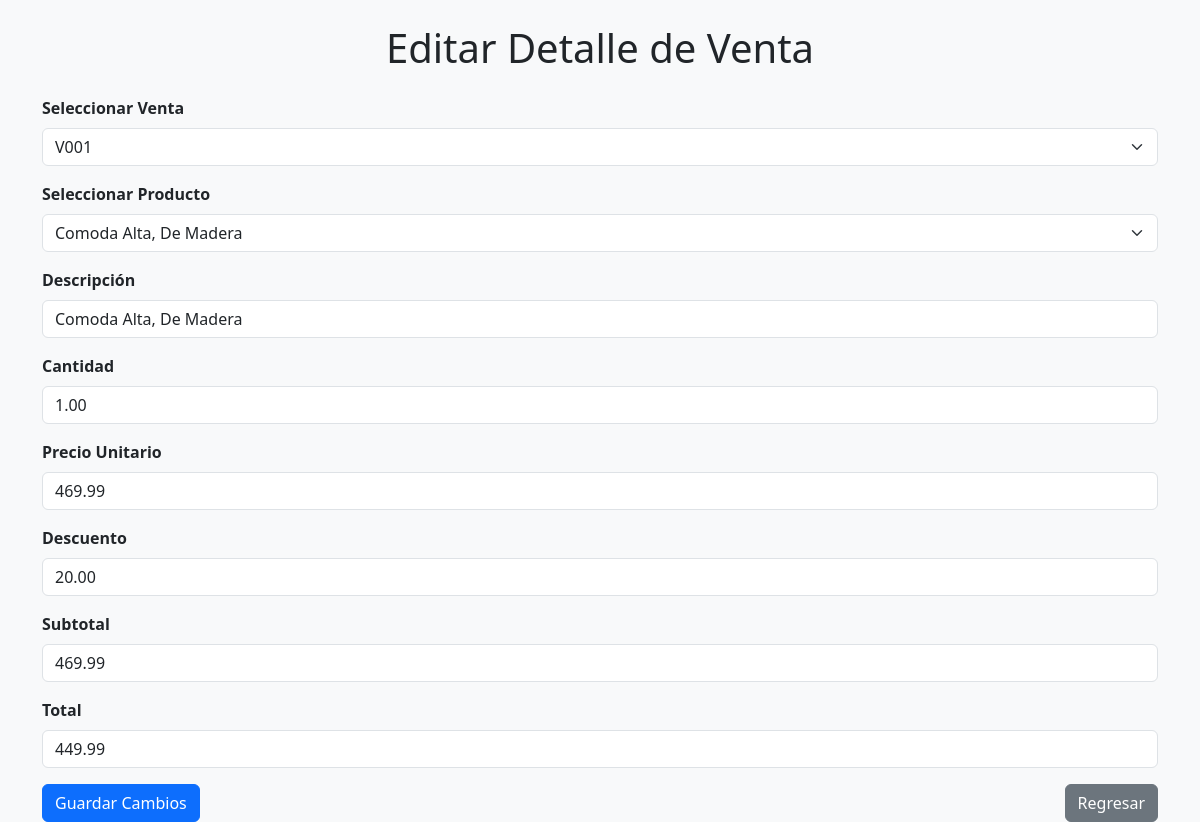
Page /admin/sistema_ventas/detalle_venta/Vista_Editar.php?detalle_id=1 on the committed database.
### tables this page shows
CREATE TABLE `detalle_venta` (
  `detalle_id` int(11) NOT NULL,
  `venta_id` int(11) NOT NULL,
  `producto_id` int(11) NOT NULL,
  `producto_nombre` varchar(100) DEFAULT NULL,
  `cantidad` decimal(10,2) DEFAULT NULL,
  `precio_unitario` decimal(10,2) DEFAULT NULL,
  `subtotal` decimal(10,2) DEFAULT NULL,
  `descuento` decimal(10,2) DEFAULT NULL,
  `total` decimal(10,2) DEFAULT NULL
);

CREATE TABLE `venta` (
  `venta_id` int(11) NOT NULL,
  `venta_codigo` varchar(200) NOT NULL,
  `venta_fecha` date NOT NULL,
  `venta_hora` varchar(17) DEFAULT NULL,
  `venta_total` decimal(10,2) DEFAULT NULL,
  `venta_pagado` decimal(10,2) DEFAULT NULL,
  `venta_cambio` decimal(10,2) DEFAULT NULL,
  `usuario_id` int(11) DEFAULT NULL,
  `cliente_id` int(11) DEFAULT NULL,
  `tipo` varchar(255) DEFAULT NULL
);

CREATE TABLE `producto` (
  `producto_id` int(11) NOT NULL,
  `producto_codigo` varchar(77) NOT NULL,
  `producto_nombre` varchar(100) NOT NULL,
  `producto_precio_compra` decimal(10,2) DEFAULT NULL,
  `producto_stock` int(11) DEFAULT NULL,
  `producto_precio_venta` decimal(10,2) DEFAULT NULL,
  `producto_marca` varchar(45) DEFAULT NULL,
  `producto_modelo` varchar(35) DEFAULT NULL,
  `producto_estado` varchar(50) DEFAULT NULL,
  `producto_foto` varchar(500) DEFAULT NULL,
  `servicio_id` int(11) DEFAULT NULL,
  `categoria_id` int(11) DEFAULT NULL,
  `producto_color` varchar(50) DEFAULT NULL,
  `fecha_ingreso` date DEFAULT NULL
);

### admin/sistema_ventas/detalle_venta/Vista_Editar.php (the view, shortened to what this page needs)
<?php
include "config/conexion.php";
$detalle_id = $_REQUEST['detalle_id'] ?? null;
if ($detalle_id) {
    $sql = "SELECT * FROM detalle_venta WHERE detalle_id = ?";
    $stmt = $conexion->prepare($sql);
    $stmt->bind_param("i", $detalle_id);
    $stmt->execute();
    $resultado = $stmt->get_result();
    $fila = $resultado->fetch_assoc();
    $ventas_query = "SELECT venta_id, venta_codigo FROM venta";
    $ventas_resultado = $conexion->query($ventas_query);
    $productos_query = "SELECT producto_id, producto_nombre FROM producto";
    $productos_resultado = $conexion->query($productos_query);
} else {
    echo "No se ha seleccionado ningún detalle.";
    exit;
}
?>
<!DOCTYPE html>
<html lang="es">
<head>
    <link href="https://cdn.jsdelivr.net/npm/bootstrap@5.3.3/dist/css/bootstrap.min.css" rel="stylesheet">
</head>
<body class="bg-light">
    <div class="container mt-4">
        <h1 class="text-center mb-4">Editar Detalle de Venta</h1>
        <form action="ActualizarDetalle.php" method="POST">
            <div class="mb-3">
                <label class="form-label fw-bold">Seleccionar Venta</label>
                <select class="form-select" name="venta_id" required>
                    <?php while ($venta = $ventas_resultado->fetch_assoc()) { ?>
                        <option value="<?php echo $venta['venta_id']; ?>" <?php if ($venta['venta_id'] == $fila['venta_id']) echo 'selected'; ?>>
                            <?php echo htmlspecialchars($venta['venta_codigo']); ?>
                        </option>
                    <?php } ?>
                </select>
            </div>
            <div class="mb-3">
                <label class="form-label fw-bold">Seleccionar Producto</label>
                <select class="form-select" id="producto_id" name="producto_id" required>
                    <?php while ($producto = $productos_resultado->fetch_assoc()) { ?>
                        <option value="<?php echo $producto['producto_id']; ?>" <?php if ($producto['producto_id'] == $fila['producto_id']) echo 'selected'; ?>>
                            <?php echo htmlspecialchars($producto['producto_nombre']); ?>
                        </option>
                    <?php } ?>
                </select>
            </div>
            <div class="mb-3">
                <label class="form-label fw-bold">Descripción</label>
                <input type="text" class="form-control" name="producto_nombre" value="<?php echo htmlspecialchars($fila['producto_nombre']); ?>" required>
            </div>
            <div class="mb-3">
                <label class="form-label fw-bold">Cantidad</label>
                <input type="number" class="form-control" id="cantidad" name="cantidad" value="<?php echo $fila['cantidad']; ?>" required oninput="calcularValores()">
            </div>
            <div class="mb-3">
                <label class="form-label fw-bold">Precio Unitario</label>
                <input type="number" class="form-control" id="precio_unitario" name="precio_unitario" value="<?php echo $fila['precio_unitario']; ?>" step="0.01" required oninput="calcularValores()">
            </div>
            <div class="mb-3">
                <label class="form-label fw-bold">Descuento</label>
                <input type="number" class="form-control" id="descuento" name="descuento" value="<?php echo $fila['descuento']; ?>" step="0.01" oninput="calcularValores()">
            </div>
            <div class="mb-3">
                <label class="form-label fw-bold">Subtotal</label>
                <input type="number" class="form-control" id="subtotal" name="subtotal" value="<?php echo $fila['subtotal']; ?>" readonly>
            </div>
            <div class="mb-3">
                <label class="form-label fw-bold">Total</label>
                <input type="number" class="form-control" id="total" name="total" value="<?php echo $fila['total']; ?>" readonly>
            </div>
            <div class="d-flex justify-content-between mt-3">
                <button type="submit" class="btn btn-primary">Guardar Cambios</button>
                <a href="index.php" class="btn btn-secondary">Regresar</a>
            </div>
        </form>
    </div>
</body>
</html>

### rows in the picture
detalle_venta: venta_id "V001", producto_id "Comoda Alta, De Madera", producto_nombre "Comoda Alta, De Madera", cantidad "1.00", precio_unitario "469.99", descuento "20.00", subtotal "469.99", total "449.99"
